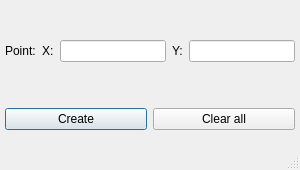
<?xml version="1.0" encoding="UTF-8"?>
<ui version="4.0">
 <class>AddTargetForm</class>
 <widget class="QDialog" name="AddTargetForm">
  <property name="geometry">
   <rect>
    <x>0</x>
    <y>0</y>
    <width>300</width>
    <height>170</height>
   </rect>
  </property>
  <property name="sizePolicy">
   <sizepolicy hsizetype="Minimum" vsizetype="Minimum">
    <horstretch>0</horstretch>
    <verstretch>0</verstretch>
   </sizepolicy>
  </property>
  <property name="minimumSize">
   <size>
    <width>300</width>
    <height>170</height>
   </size>
  </property>
  <property name="maximumSize">
   <size>
    <width>300</width>
    <height>170</height>
   </size>
  </property>
  <property name="windowTitle">
   <string>Add Target</string>
  </property>
  <property name="windowIcon">
   <iconset>
    <normaloff>../images/target.png</normaloff>../images/target.png</iconset>
  </property>
  <property name="sizeGripEnabled">
   <bool>true</bool>
  </property>
  <property name="modal">
   <bool>true</bool>
  </property>
  <widget class="QWidget" name="gridLayoutWidget">
   <property name="geometry">
    <rect>
     <x>5</x>
     <y>0</y>
     <width>290</width>
     <height>170</height>
    </rect>
   </property>
   <layout class="QGridLayout" name="gridLayout">
    <item row="0" column="0">
     <layout class="QHBoxLayout" name="inputLayout">
      <item>
       <widget class="QLabel" name="pointLabel">
        <property name="font">
         <font>
          <family>Segoe UI</family>
         </font>
        </property>
        <property name="text">
         <string>Point:</string>
        </property>
       </widget>
      </item>
      <item>
       <widget class="QLabel" name="abscissaLabel">
        <property name="font">
         <font>
          <family>Segoe UI</family>
         </font>
        </property>
        <property name="text">
         <string>X:</string>
        </property>
       </widget>
      </item>
      <item>
       <widget class="QLineEdit" name="abscissaLineEdit">
        <property name="font">
         <font>
          <family>Segoe UI</family>
         </font>
        </property>
       </widget>
      </item>
      <item>
       <widget class="QLabel" name="ordinateLabel">
        <property name="font">
         <font>
          <family>Segoe UI</family>
         </font>
        </property>
        <property name="text">
         <string>Y:</string>
        </property>
       </widget>
      </item>
      <item>
       <widget class="QLineEdit" name="ordinateLineEdit">
        <property name="font">
         <font>
          <family>Segoe UI</family>
         </font>
        </property>
       </widget>
      </item>
     </layout>
    </item>
    <item row="1" column="0">
     <layout class="QHBoxLayout" name="buttonsLayout">
      <item>
       <widget class="QPushButton" name="createPushButton">
        <property name="font">
         <font>
          <family>Segoe UI</family>
         </font>
        </property>
        <property name="styleSheet">
         <string notr="true">QPushButton::hover{background-color: rgb(184, 184, 184);border: 1px solid #6f6f6f;}
QPushButton::pressed{background-color: rgb(135, 135, 135);}
              </string>
        </property>
        <property name="text">
         <string>Create</string>
        </property>
       </widget>
      </item>
      <item>
       <widget class="QPushButton" name="clearPushButton">
        <property name="font">
         <font>
          <family>Segoe UI</family>
         </font>
        </property>
        <property name="styleSheet">
         <string notr="true">QPushButton::hover{background-color: rgb(184, 184, 184);border: 1px solid #6f6f6f;}
QPushButton::pressed{background-color: rgb(135, 135, 135);}
              </string>
        </property>
        <property name="text">
         <string>Clear all</string>
        </property>
       </widget>
      </item>
     </layout>
    </item>
   </layout>
  </widget>
 </widget>
 <resources/>
 <connections/>
</ui>
